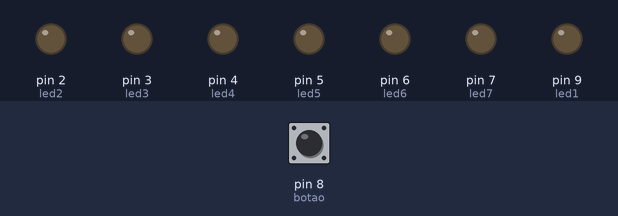
Recording of a sketch running on a simulated Arduino Uno, built with avr-gcc and run on an emulated ATmega328P. Parts: output pins drawn as LEDs (lit = HIGH). The test bench sets the inputs (shaded band); at power-on: pin 8 (botao) LOW. Random numbers use the default seed unless the sketch sets one; what the sketch prints to the serial monitor is not drawn.

Above: at 1.2 s.
1.3 s: pin 8 (botao) pulled HIGH for 0.15 s
At 4.1 s:
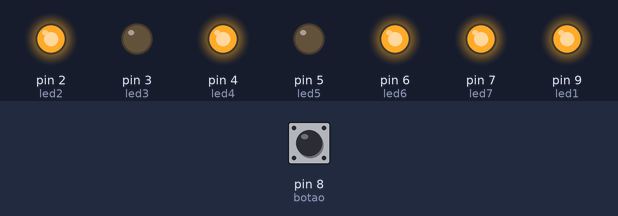
4.3 s: pin 8 (botao) pulled HIGH for 1 s
At 6.1 s:
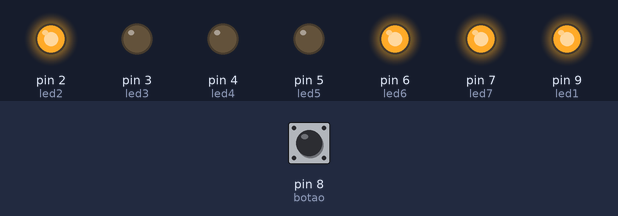
7.4 s: pin 8 (botao) pulled HIGH for 3.2 s
At 13.2 s:
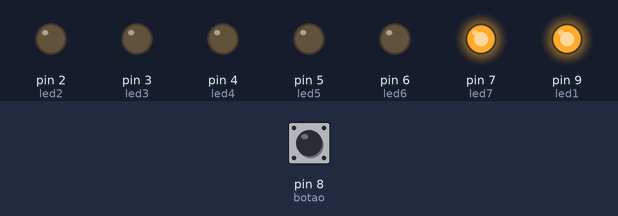
Timing chart, 0 to 14.7 s (numbered marks = the images above; inputs shaded):
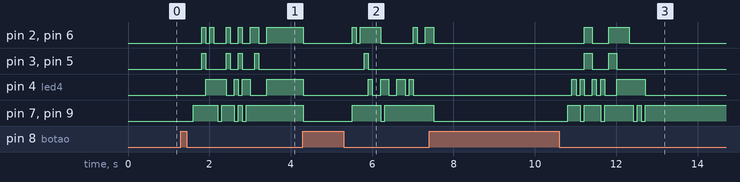

Measured:
- after the input at 1.3 s, pin 2 (led2): LOW → HIGH after 0.51 s, → LOW 0.10 s later, → HIGH 0.10 s later, → LOW 0.10 s later, … (11 changes in this stretch); pin 3 (led3): LOW → HIGH after 0.51 s, → LOW 0.10 s later, → HIGH 0.50 s later, → LOW 0.10 s later, … (8 changes in this stretch)
- after the input at 4.3 s, pin 2 (led2): HIGH → LOW at once, → HIGH 1.2 s later, → LOW 0.10 s later, → HIGH 0.10 s later, … (8 changes in this stretch); pin 3 (led3): LOW → HIGH after 1.5 s, → LOW 0.10 s later
- after the input at 7.4 s, pin 2 (led2): goes LOW 3.7 s, HIGH 0.20 s, LOW 0.40 s, HIGH 0.50 s, then LOW, starting after 0.11 s; pin 3 (led3): alternates HIGH for 0.20 s and LOW for 0.40 s, 4 changes in all, then stays LOW, starting after 3.8 s

The sketch:

dado_eletronicoo.ino
```cpp
//variaveis que irão gerar os valores de ramdom
int Min = 1;
int Max = 7;

//leds e seus respctivos pinos
int led1 = 9;
int led2 = 2;
int led3 = 3;
int led4 = 4;
int led5 = 5;
int led6 = 6;
int led7 = 7;

int botao = 8;
int estado_botao = 0;

//serve para verificar se o botão tá sendo pressionado ou não
int pressionar_botao = 0;

void setup() {
  Serial.begin(9600);  // inicia a comunicação serial

  //pinos de saída
  pinMode(led1, OUTPUT);
  pinMode(led2, OUTPUT);
  pinMode(led3, OUTPUT);
  pinMode(led4, OUTPUT);
  pinMode(led5, OUTPUT);
  pinMode(led6, OUTPUT);
  pinMode(led7, OUTPUT);

  digitalWrite(led1, LOW);
  digitalWrite(led2, LOW);
  digitalWrite(led3, LOW);
  digitalWrite(led4, LOW);
  digitalWrite(led5, LOW);
  digitalWrite(led6, LOW);
  digitalWrite(led7, LOW);

  //pinos de entrada
  pinMode(botao, INPUT);
}

void loop() {

 // le o estado do botao 1 p/ apertado e 0 p/ solto
  estado_botao = digitalRead(botao);
  Serial.println(estado_botao);

// caso o boto for apertado entre nessa condição
  if (estado_botao == 1)
  {
    Serial.println(estado_botao);
    pressionar_botao = 1;
    dado(0);
    delay(300);
  }

  if ((estado_botao == 0) && (pressionar_botao == 1))
  {
    pressionar_botao = 0;

    //faz 20 sequências até sortear o valor do dado
    for (int x = 0; x < 20; x++) {
      //sorteia um numero de 0 a 6
      int y = random(Min, Max);

      dado(y); //passa o valor que foi sorteado
      delay(100);
    }
  }
}

void dado (int num) {

  if (num == 0) {
    digitalWrite(led1, LOW);
    digitalWrite(led2, LOW);
    digitalWrite(led3, LOW);
    digitalWrite(led4, LOW);
    digitalWrite(led5, LOW);
    digitalWrite(led6, LOW);
    digitalWrite(led7, LOW);
  }
  else if (num == 1) {
    digitalWrite(led1, LOW);
    digitalWrite(led2, LOW);
    digitalWrite(led3, LOW);
    digitalWrite(led4, HIGH);
    digitalWrite(led5, LOW);
    digitalWrite(led6, LOW);
    digitalWrite(led7, LOW);
  }
  else if (num == 2) {
    digitalWrite(led1, HIGH);
    digitalWrite(led2, LOW);
    digitalWrite(led3, LOW);
    digitalWrite(led4, LOW);
    digitalWrite(led5, LOW);
    digitalWrite(led6, LOW);
    digitalWrite(led7, HIGH);
  }
  else if (num == 3) {
    digitalWrite(led1, HIGH);
    digitalWrite(led2, LOW);
    digitalWrite(led3, LOW);
    digitalWrite(led4, HIGH);
    digitalWrite(led5, LOW);
    digitalWrite(led6, LOW);
    digitalWrite(led7, HIGH);
  }
  else if (num == 4) {
    digitalWrite(led1, HIGH);
    digitalWrite(led2, HIGH);
    digitalWrite(led3, LOW);
    digitalWrite(led4, LOW);
    digitalWrite(led5, LOW);
    digitalWrite(led6, HIGH);
    digitalWrite(led7, HIGH);
  }
  else if (num == 5) {
    digitalWrite(led1, HIGH);
    digitalWrite(led2, HIGH);
    digitalWrite(led3, LOW);
    digitalWrite(led4, HIGH);
    digitalWrite(led5, LOW);
    digitalWrite(led6, HIGH);
    digitalWrite(led7, HIGH);
  }
  else if (num == 6) {
    digitalWrite(led1, HIGH);
    digitalWrite(led2, HIGH);
    digitalWrite(led3, HIGH);
    digitalWrite(led4, LOW);
    digitalWrite(led5, HIGH);
    digitalWrite(led6, HIGH);
    digitalWrite(led7, HIGH);
  }
}
```
